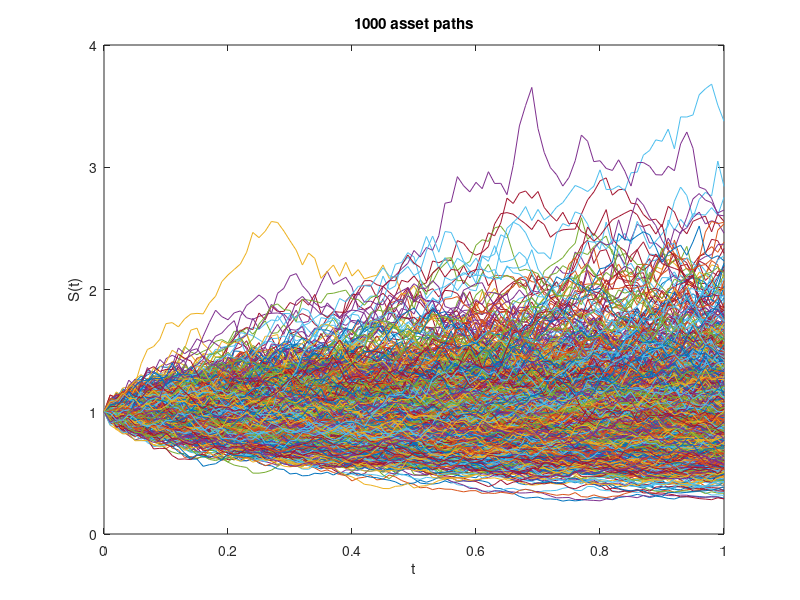
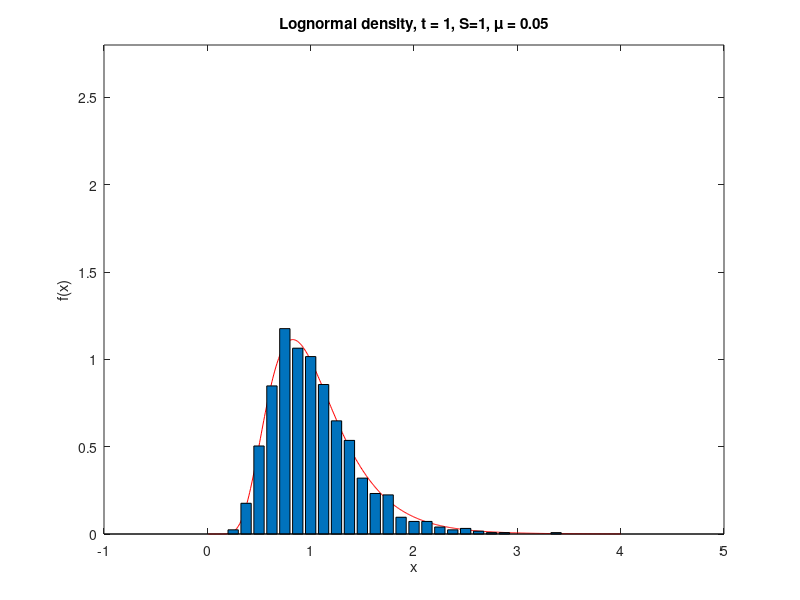

Write MATLAB code to recreate these figures, in order.
% Plots lognormal density function % at end time

clear all;
close all;
clc;

randn('state',100);
%%%%%%%%% Problem parameters 
%%%%%%%%%%% 
S = 1; 
mu = 0.05; 
sigma = 0.4; 
L = 1e2; 
T = 1; 
dt = T/L; 
M = 1e3; 
%%%%%%%%%%%%%%%%%%%%%%%%%%%%%%%%
tvals = [0:dt:T];

% Hint: cumprod, cumulative product

Svals = S*cumprod(exp((mu-0.5*sigma^2)*dt + sigma*sqrt(dt)*randn(M,L)),2); 
Svals = [S*ones(M,1) Svals]; 
% add initial asset price
figure;
plot(tvals,Svals);
title([num2str(M) ' asset paths']);
xlabel('t'), ylabel('S(t)')



x = linspace(.01,4,500); 
t = T; 
tempa = ((log(x/S) - (mu-0.5*sigma^2)*t).^2)/(2*t*sigma^2); 
tempb = x*sigma*sqrt(2*pi*t);
y1 = exp(-tempa)./tempb;

figure;
plot(x,y1,'r-')
ylim([0 2.8])
hold on

ST = Svals(:,end);
M=length(ST);
dx = 0.125;
centers = [0:dx:4]';
N = hist(ST,centers);
bar(centers,N/(M*dx));



title(['Lognormal density, t = 1, S=' num2str(S) ', \mu = ' num2str(mu)]);
xlabel('x'); 
ylabel('f(x)');
hold off;